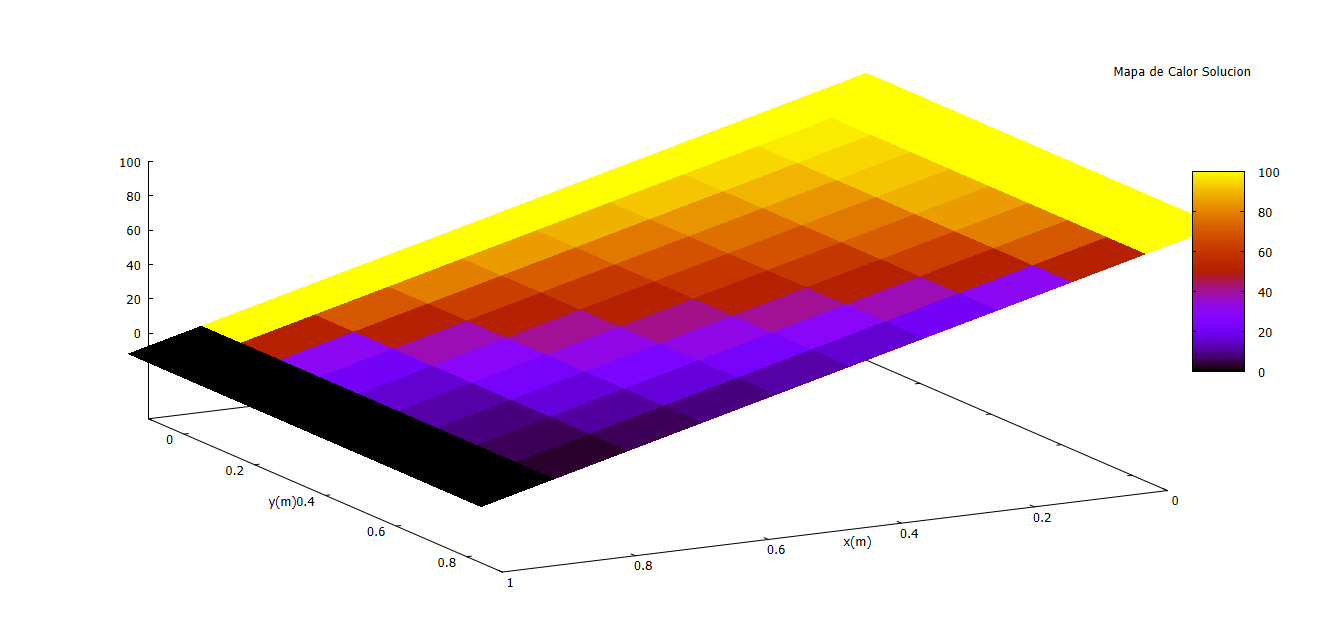

Generate this figure with gnuplot:
#    
#    	G N U P L O T
#    	Version 5.4 patchlevel 4    last modified 2022-07-10 
#    
#    	Copyright (C) 1986-1993, 1998, 2004, 2007-2022
#    	Thomas Williams, Colin Kelley and many others
#    
#    	gnuplot home:     http://www.gnuplot.info
#    	faq, bugs, etc:   type "help FAQ"
#    	immediate help:   type "help"  (plot window: hit 'h')
# set terminal qt 0 font "Sans,9"
# set output
unset clip points
set clip one
unset clip two
unset clip radial
set errorbars front 1.000000 
set border 31 front lt black linewidth 1.000 dashtype solid
set zdata 
set ydata 
set xdata 
set y2data 
set x2data 
set boxwidth
set boxdepth 0
set style fill  empty border
set style rectangle back fc  bgnd fillstyle   solid 1.00 border lt -1
set style circle radius graph 0.02 
set style ellipse size graph 0.05, 0.03 angle 0 units xy
set dummy x, y
set format x "% h" 
set format y "% h" 
set format x2 "% h" 
set format y2 "% h" 
set format z "% h" 
set format cb "% h" 
set format r "% h" 
set ttics format "% h"
set timefmt "%d/%m/%y,%H:%M"
set angles radians
set tics back
unset grid
unset raxis
set theta counterclockwise right
set style parallel front  lt black linewidth 2.000 dashtype solid
set key notitle
set key fixed right top vertical Right noreverse enhanced autotitle nobox
set key noinvert samplen 4 spacing 1 width 0 height 0 
set key maxcolumns 0 maxrows 0
set key noopaque
unset label
unset arrow
unset style line
unset style arrow
set style histogram clustered gap 2 title textcolor lt -1
unset object
unset walls
set style textbox  transparent margins  1.0,  1.0 border  lt -1 linewidth  1.0
set offsets 0, 0, 0, 0
set pointsize 1
set pointintervalbox 1
set encoding cp1252
unset polar
unset parametric
unset spiderplot
unset decimalsign
unset micro
unset minussign
set view 60, 30, 1, 1
set view azimuth 0
set rgbmax 255
set samples 100, 100
set isosamples 10, 10
set surface implicit
set surface
unset contour
set cntrlabel  format '%8.3g' font '' start 5 interval 20
set mapping cartesian
set datafile separator whitespace
set datafile nocolumnheaders
unset hidden3d
set cntrparam order 4
set cntrparam linear
set cntrparam levels 5
set cntrparam levels auto
set cntrparam firstlinetype 0 unsorted
set cntrparam points 5
set size ratio 0 1,1
set origin 0,0
set style data points
set style function lines
unset xzeroaxis
unset yzeroaxis
unset zzeroaxis
unset x2zeroaxis
unset y2zeroaxis
set xyplane relative 0.5
set tics scale  1, 0.5, 1, 1, 1
set mxtics default
set mytics default
set mztics default
set mx2tics default
set my2tics default
set mcbtics default
set mrtics default
set nomttics
set xtics border in scale 1,0.5 mirror norotate  autojustify
set xtics  norangelimit autofreq 
set ytics border in scale 1,0.5 mirror norotate  autojustify
set ytics  norangelimit autofreq 
set ztics border in scale 1,0.5 nomirror norotate  autojustify
set ztics  norangelimit autofreq 
unset x2tics
unset y2tics
set cbtics border in scale 1,0.5 mirror norotate  autojustify
set cbtics  norangelimit autofreq 
set rtics axis in scale 1,0.5 nomirror norotate  autojustify
set rtics  norangelimit autofreq 
unset ttics
set title "" 
set title  font "" textcolor lt -1 norotate
set timestamp bottom 
set timestamp "" 
set timestamp  font "" textcolor lt -1 norotate
set trange [ * : * ] noreverse nowriteback
set urange [ * : * ] noreverse nowriteback
set vrange [ * : * ] noreverse nowriteback
set xlabel "x(m)" 
set xlabel  font "" textcolor lt -1 norotate
set x2label "" 
set x2label  font "" textcolor lt -1 norotate
set xrange [ 0.00000 : 1.00000 ] noreverse nowriteback
set x2range [ * : * ] noreverse writeback
set ylabel "y(m)" 
set ylabel  font "" textcolor lt -1 rotate
set y2label "" 
set y2label  font "" textcolor lt -1 rotate
set yrange [ 0.00000 : 1.00000 ] noreverse nowriteback
set y2range [ * : * ] noreverse writeback
set zlabel "" 
set zlabel  font "" textcolor lt -1 norotate
set zrange [ * : * ] noreverse writeback
set cblabel "" 
set cblabel  font "" textcolor lt -1 rotate
set cbrange [ * : * ] noreverse writeback
set rlabel "" 
set rlabel  font "" textcolor lt -1 norotate
set rrange [ * : * ] noreverse writeback
unset logscale
unset jitter
set zero 1e-08
set lmargin  -1
set bmargin  -1
set rmargin  -1
set tmargin  -1
set locale "English_United States.1252"
set pm3d explicit at s
set pm3d scansautomatic
set pm3d interpolate 1,1 flush begin noftriangles noborder corners2color mean
set pm3d clip z 
set pm3d nolighting
set palette positive nops_allcF maxcolors 0 gamma 1.5 color model RGB 
set palette rgbformulae 7, 5, 15
set colorbox default
set colorbox vertical origin screen 0.9, 0.2 size screen 0.05, 0.6 front  noinvert bdefault
set style boxplot candles range  1.50 outliers pt 7 separation 1 labels auto unsorted
set loadpath 
set fontpath
set psdir
set fit brief errorvariables nocovariancevariables errorscaling prescale nowrap v5
GNUTERM = "windows"
I = {0.0, 1.0}
VoxelDistance = 0.0
## Last datafile plotted: "solucion.dat"
sp  "solucion.dat" title "Mapa de Calor Solucion" with image
#    EOF
